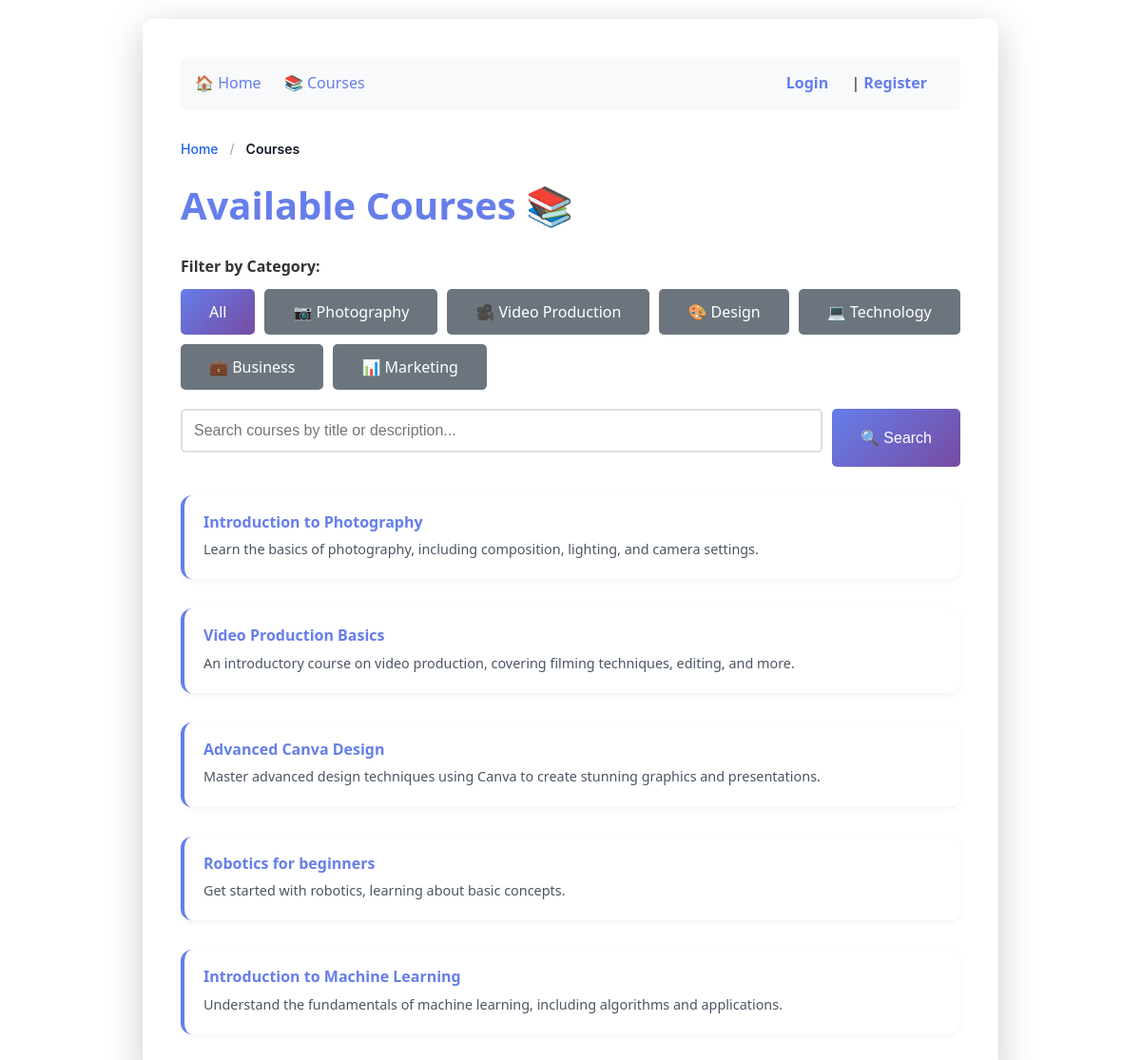
/courses, run on an earlier commit of the app's database.
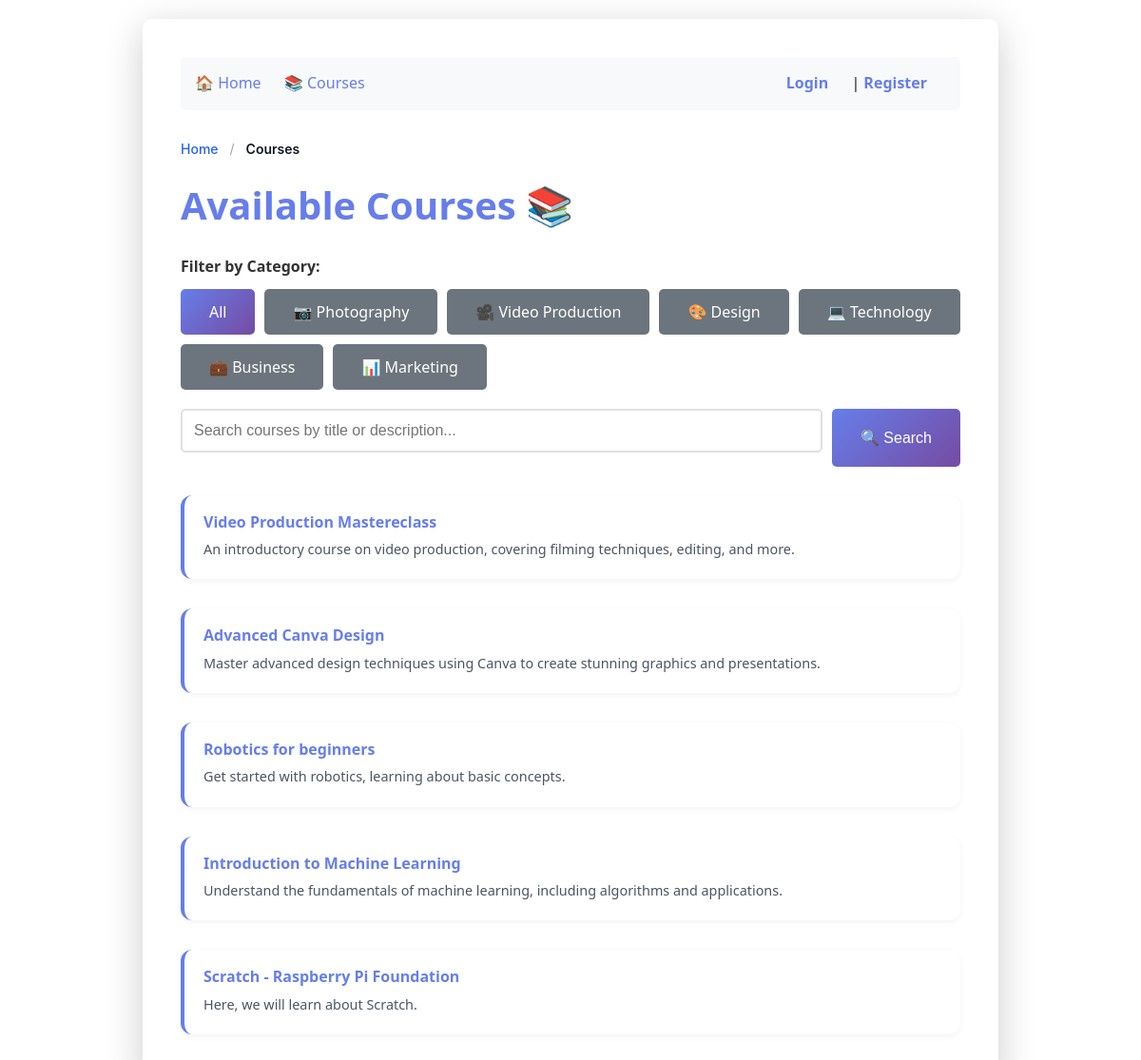
And on a later commit of the database.
### tables this page shows
CREATE TABLE courses (
                   id INTEGER PRIMARY KEY,
                   title TEXT NOT NULL,
                   description TEXT NOT NULL
               );

### routes/courses.py (the view)
    @app.route('/courses')
    def courses():
        search_query = request.args.get('search', '').strip()
        category_filter = request.args.get('category', '').strip()  # NEW!
        conn = get_db_connection()
        if search_query and category_filter:
            courses_list = conn.execute(
                'SELECT * FROM courses WHERE (title LIKE ? OR description LIKE ?) AND category = ?',
                (f'%{search_query}%', f'%{search_query}%', category_filter)
            ).fetchall()
        elif search_query:
            courses_list = conn.execute(
                'SELECT * FROM courses WHERE title LIKE ? OR description LIKE ?',
                (f'%{search_query}%', f'%{search_query}%')
            ).fetchall()
        elif category_filter:
            courses_list = conn.execute(
                'SELECT * FROM courses WHERE category = ?',
                (category_filter,)
            ).fetchall()
        else:
            courses_list = conn.execute('SELECT * FROM courses').fetchall()
        conn.close()
        user = session.get('username')
        admin = is_admin()
        breadcrumbs = [
            { "name": "Home", "url": "/" },
            { "name": "Courses", "url": None } # None for the active page
        ]
        return render_template('courses.html', courses=courses_list,
                            username=user, is_admin=admin,
                            search_query=search_query,
                            category_filter=category_filter,
                            breadcrumbs=breadcrumbs)

### helpers.py (called while the page is built, shortened)
def get_db_connection():
    conn = sqlite3.connect('lms.db')
    conn.row_factory = sqlite3.Row
    return conn

def is_admin():
    if 'username' not in session:
        return False

### templates/courses.html (shortened to what this page needs)
{% extends "base.html" %}
{% block content %}
    <h1>Available Courses 📚</h1>
    <div style="margin-bottom: 20px;">
        <strong>Filter by Category:</strong>
        <div class="category-filters">
            <a href="/courses" class="btn filter-btn {% if not category_filter %}active{% else %}inactive{% endif %}">
                All
            </a>
            <a href="/courses?category=Photography" class="btn filter-btn {% if category_filter == 'Photography' %}active{% else %}inactive{% endif %}">
                📷 Photography
            </a>
            <a href="/courses?category=Video Production" class="btn filter-btn {% if category_filter == 'Video Production' %}active{% else %}inactive{% endif %}">
                🎥 Video Production
            </a>
            <a href="/courses?category=Design" class="btn filter-btn {% if category_filter == 'Design' %}active{% else %}inactive{% endif %}">
                🎨 Design
            </a>
            <a href="/courses?category=Technology" class="btn filter-btn {% if category_filter == 'Technology' %}active{% else %}inactive{% endif %}">
                💻 Technology
            </a>
            <a href="/courses?category=Business" class="btn filter-btn {% if category_filter == 'Business' %}active{% else %}inactive{% endif %}">
                💼 Business
            </a>
            <a href="/courses?category=Marketing" class="btn filter-btn {% if category_filter == 'Marketing' %}active{% else %}inactive{% endif %}">
                📊 Marketing
            </a>
        </div>
    </div>
    <form method="GET" action="/courses" class="search-container">
        <input type="text"
               name="search"
               placeholder="Search courses by title or description..."
               value="{{ search_query or '' }}"
               class="search-input">
        <button type="submit" class="btn">🔍 Search</button>
    </form>
    {% if courses|length > 0 %}
        <ul class="course-list">
            {% for course in courses %}
                <li class="course-item">
                    <div class="course-item-content">
                        <div class="course-item-text">
                            <h3><a href="/course/{{ course.id }}">{{ course.title }}</a></h3>
                            <p>{{ course.description }}</p>
                        </div>
                    </div>
                </li>
            {% endfor %}
        </ul>
    {% else %}
        <div class="empty-state">
            <h3>No courses found</h3>
            <p>Try a different search term or category, or <a href="/courses">view all courses</a>.</p>
        </div>
    {% endif %}
{% endblock %}

### templates/base.html (shortened to what this page needs)
<!DOCTYPE html>
<html lang="en">
<head>
    <link rel="stylesheet" href="{{ url_for('static', filename='css/style.css') }}">
</head>
<body>
    <div class="container">
        <nav class="nav">
            <div>
                <a href="/">🏠 Home</a>
                <a href="/courses">📚 Courses</a>
            </div>
            <div class="user-info">
                {% if username %}
                    <a href="/dashboard">📊 Dashboard</a> |
                    👤 {{ username }} | <a href="/logout">Logout</a>
                {% else %}
                    <a href="/login">Login</a> | <a href="/register">Register</a>
                {% endif %}
            </div>
        </nav>
        {% if breadcrumbs %}
            <nav aria-label="breadcrumb" class="breadcrumb-nav">
                <ol>
                    {% for crumb in breadcrumbs %}
                        {% if not loop.last %}
                            <li><a href="{{ crumb.url }}">{{ crumb.name }}</a></li>
                            <span>/</span>
                        {% else %}
                            <li class="active" aria-current="page">{{ crumb.name }}</li>
                        {% endif %}
                    {% endfor %}
                </ol>
            </nav>
        {% endif %}
        {% block content %}
        {% endblock %}
    </div>
</body>
</html>

### static/css/style.css (style rules this page uses)
* { margin: 0; padding: 0; box-sizing: border-box; }
body { font-family: 'Segoe UI', Tahoma, Geneva, Verdana, sans-serif; line-height: 1.6; color: #333; background-color: linear-gradient(135deg, #667eea 0%, #764ba2 100%); padding: 20px; }
.container { max-width: 900px; margin: 0 auto; background: white; padding: 40px; border-radius: 10px; box-shadow: 0 10px 40px rgba(0, 0, 0, 0.2); }
h1 { color: #667eea; margin-bottom: 20px; font-size: 2.5rem; }
a { color: #667eea; text-decoration: none; transition: color 0.3s ease; }
.nav { background: #f8f9fa; padding: 15px; border-radius: 5px; margin-bottom: 30px; display: flex; justify-content: space-between; align-self: center; }
.nav a { margin-right: 20px; }
.nav .user-info { color: #666; font-weight: bold; }
form { margin: 20px 0; }
input[type="text"], input[type="password"], textarea { width: 100%; padding: 12px; border: 2px solid #e0e0e0; border-radius: 5px; font-size: 16px; transition: border-color 0.3s; margin-bottom: 15px; }
button[type="submit"], .btn { background: linear-gradient(135deg, #667eea 0%, #764ba2 100%); color: white; padding: 12px 30px; border: none; border-radius: 5px; font-size: 16px; cursor: pointer; transition: transform 0.2s, box-shadow 0.2s; }
.course-list { list-style: none; padding: 0; }
.course-item { background: #f8f9fa; padding: 20px; margin-bottom: 15px; border-radius: 5px; border-left: 4px solid #667eea; transition: transform 0.2s, box-shadow 0.2s; }
.course-item h3 { color: #667eea; margin-bottom: 10px; }
.course-item p { color: #666; }
.category-filters { display: flex; gap: 10px; flex-wrap: wrap; margin-top: 10px; }
.filter-btn { display: inline-block; text-decoration: none; line-height: 1.5; }
.filter-btn.active { background: linear-gradient(135deg, #667eea 0%, #764ba2 100%) !important; }
.filter-btn.inactive { background: #6c757d !important; }
.search-container { display: flex; gap: 10px; margin-bottom: 30px; }
.search-input { flex: 1; }
.course-item-content { display: flex; justify-content: space-between; align-items: start; }
.course-item-text { flex: 1; }
.breadcrumb-nav { font-family: 'Inter', sans-serif; font-size: 14px; margin: 1rem 0; }
.breadcrumb-nav ol { list-style: none; display: flex; flex-wrap: wrap; align-items: center; gap: 0.5rem; padding: 0; margin: 0; }
.breadcrumb-nav li { display: flex; align-items: center; }
.breadcrumb-nav a { text-decoration: none; color: #2563eb; font-weight: 500; transition: color 0.2s ease; }
.breadcrumb-nav span { color: #9ca3af; margin: 0 0.25rem; }
.breadcrumb-nav .active { color: #111827; font-weight: 600; }
.course-list { list-style: none; padding: 0; margin: 0; display: grid; gap: 1rem; }
.course-item { background: #fff; border-radius: 12px; padding: 1rem 1.25rem; box-shadow: 0 2px 6px rgba(0,0,0,0.05); transition: transform 0.2s ease, box-shadow 0.2s ease; }
.course-item-content { display: flex; justify-content: space-between; align-items: flex-start; flex-wrap: wrap; gap: 0.75rem; }
.course-item-text h3 { font-size: 1rem; margin: 0 0 0.25rem 0; }
.course-item-text p { font-size: 0.9rem; color: #4b5563; margin: 0.25rem 0; }

What changed in the data, as far as the page shows it:
removed courses: title "Introduction to Photography", description "Learn the basics of photography, including composition, lighting, and camera settings."
changed courses: title "Video Production Basics" → "Video Production Mastereclass"
added courses: title "Scratch - Raspberry Pi Foundation", description "Here, we will learn about Scratch."
